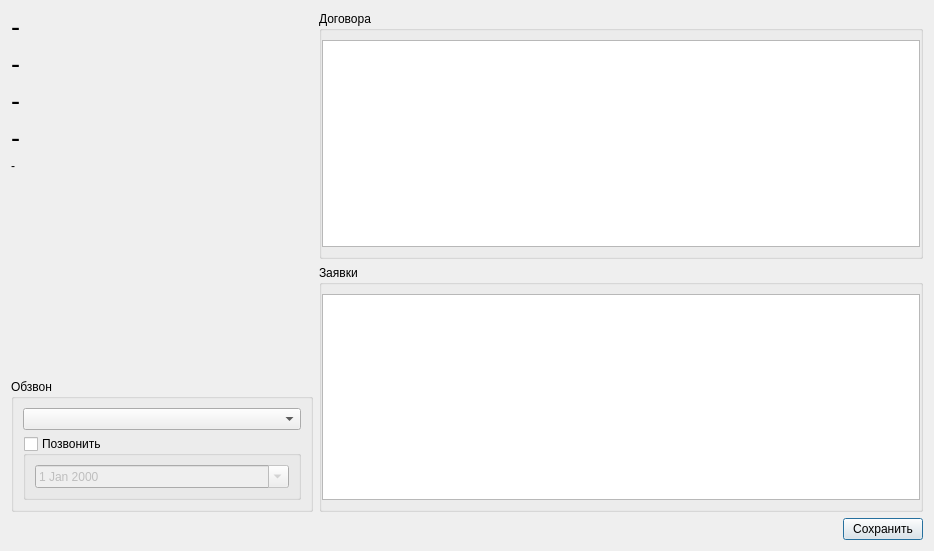
<?xml version="1.0" encoding="UTF-8"?>
<ui version="4.0">
 <class>ClientCallDialog</class>
 <widget class="QDialog" name="ClientCallDialog">
  <property name="geometry">
   <rect>
    <x>0</x>
    <y>0</y>
    <width>934</width>
    <height>551</height>
   </rect>
  </property>
  <property name="windowTitle">
   <string>Обзвон</string>
  </property>
  <layout class="QVBoxLayout" name="verticalLayout_2">
   <item>
    <layout class="QHBoxLayout" name="horizontalLayout" stretch="1,2">
     <item>
      <layout class="QVBoxLayout" name="verticalLayout_3">
       <item>
        <widget class="QLabel" name="clientSurnameLabel">
         <property name="font">
          <font>
           <pointsize>20</pointsize>
          </font>
         </property>
         <property name="text">
          <string>-</string>
         </property>
        </widget>
       </item>
       <item>
        <widget class="QLabel" name="clientNameLabel">
         <property name="font">
          <font>
           <pointsize>20</pointsize>
          </font>
         </property>
         <property name="text">
          <string>-</string>
         </property>
        </widget>
       </item>
       <item>
        <widget class="QLabel" name="clientPhone1Label">
         <property name="font">
          <font>
           <pointsize>20</pointsize>
          </font>
         </property>
         <property name="text">
          <string>-</string>
         </property>
         <property name="openExternalLinks">
          <bool>true</bool>
         </property>
        </widget>
       </item>
       <item>
        <widget class="QLabel" name="clientPhone2Label">
         <property name="font">
          <font>
           <pointsize>20</pointsize>
          </font>
         </property>
         <property name="text">
          <string>-</string>
         </property>
        </widget>
       </item>
       <item>
        <widget class="QLabel" name="clientAddressLabel">
         <property name="text">
          <string>-</string>
         </property>
        </widget>
       </item>
       <item>
        <spacer name="verticalSpacer">
         <property name="orientation">
          <enum>Qt::Vertical</enum>
         </property>
         <property name="sizeHint" stdset="0">
          <size>
           <width>20</width>
           <height>40</height>
          </size>
         </property>
        </spacer>
       </item>
       <item>
        <widget class="QGroupBox" name="callGroupBox">
         <property name="title">
          <string>Обзвон</string>
         </property>
         <layout class="QVBoxLayout" name="verticalLayout_5">
          <item>
           <widget class="QComboBox" name="callResultComboBox"/>
          </item>
          <item>
           <widget class="QGroupBox" name="nextCallGroupBox">
            <property name="title">
             <string>Позвонить</string>
            </property>
            <property name="checkable">
             <bool>true</bool>
            </property>
            <property name="checked">
             <bool>false</bool>
            </property>
            <layout class="QVBoxLayout" name="verticalLayout">
             <item>
              <widget class="QDateEdit" name="nextCallDateEdit">
               <property name="calendarPopup">
                <bool>true</bool>
               </property>
              </widget>
             </item>
            </layout>
           </widget>
          </item>
         </layout>
        </widget>
       </item>
      </layout>
     </item>
     <item>
      <layout class="QVBoxLayout" name="verticalLayout_4">
       <item>
        <widget class="QGroupBox" name="agreementsGroupBox">
         <property name="title">
          <string>Договора</string>
         </property>
         <layout class="QVBoxLayout" name="verticalLayout_6">
          <property name="leftMargin">
           <number>0</number>
          </property>
          <property name="rightMargin">
           <number>0</number>
          </property>
          <item>
           <widget class="QTableView" name="agreementsTableView">
            <property name="selectionBehavior">
             <enum>QAbstractItemView::SelectRows</enum>
            </property>
           </widget>
          </item>
         </layout>
        </widget>
       </item>
       <item>
        <widget class="QGroupBox" name="requestsGroupBox">
         <property name="title">
          <string>Заявки</string>
         </property>
         <layout class="QVBoxLayout" name="verticalLayout_7">
          <property name="leftMargin">
           <number>0</number>
          </property>
          <property name="rightMargin">
           <number>0</number>
          </property>
          <item>
           <widget class="QTableView" name="requestsTableView">
            <property name="selectionBehavior">
             <enum>QAbstractItemView::SelectRows</enum>
            </property>
           </widget>
          </item>
         </layout>
        </widget>
       </item>
      </layout>
     </item>
    </layout>
   </item>
   <item>
    <layout class="QHBoxLayout" name="horizontalLayout_3">
     <item>
      <spacer name="horizontalSpacer">
       <property name="orientation">
        <enum>Qt::Horizontal</enum>
       </property>
       <property name="sizeHint" stdset="0">
        <size>
         <width>40</width>
         <height>20</height>
        </size>
       </property>
      </spacer>
     </item>
     <item>
      <widget class="QPushButton" name="savePushButton">
       <property name="text">
        <string>Сохранить</string>
       </property>
       <property name="icon">
        <iconset resource="kcrm.qrc">
         <normaloff>:/images/ok32.png</normaloff>:/images/ok32.png</iconset>
       </property>
      </widget>
     </item>
    </layout>
   </item>
  </layout>
 </widget>
 <resources>
  <include location="kcrm.qrc"/>
 </resources>
 <connections/>
</ui>
